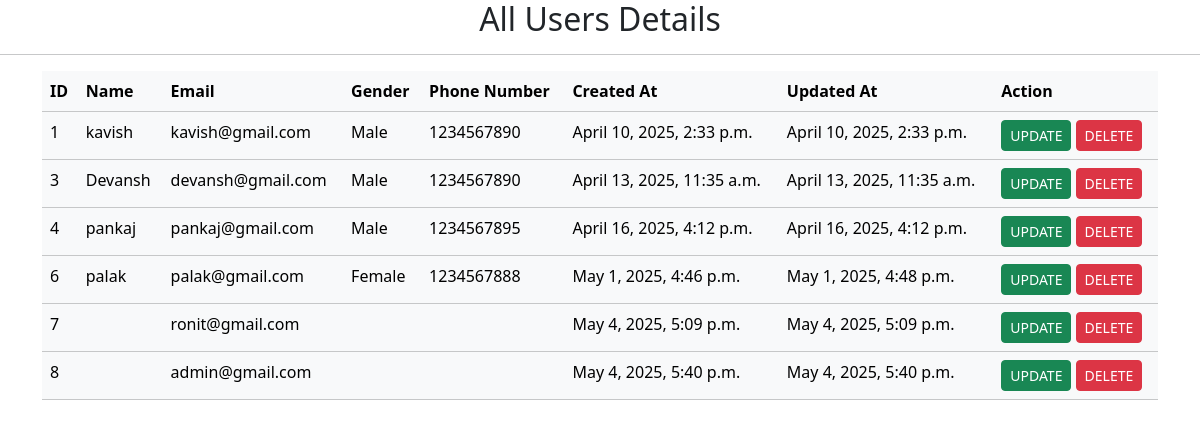
/allprofile/ (signed in), run on an earlier commit of the app's database.
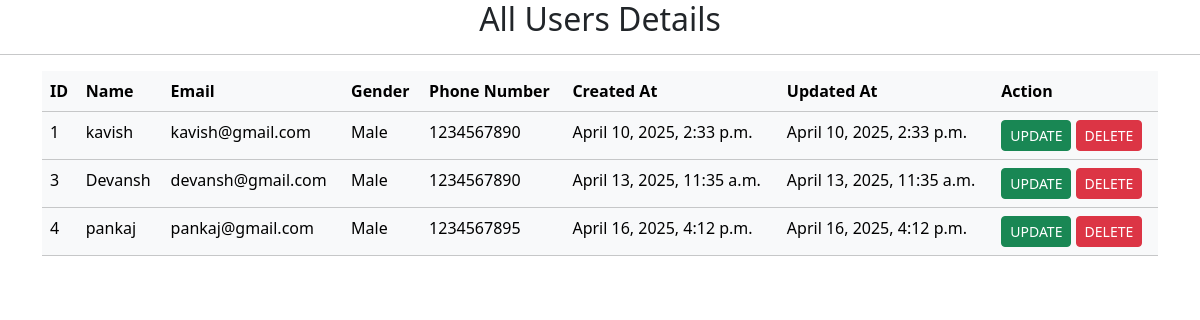
And on a later commit of the database.
### AuthApp/models.py (models this page shows, shortened)
class AppUser(AbstractUser):
    GENDER_CHOICES = (
        ('Male', 'Male'),
        ('Female', 'Female'),
        ('Other', 'Other'),
    )
    email = models.EmailField(unique=True)
    name = models.CharField(max_length=100)
    phone = models.CharField(max_length=10,validators=[MinLengthValidator(10)])
    created_at = models.DateTimeField(auto_now_add=True , null=True)
    updated_at = models.DateTimeField(auto_now=True , null=True)
    gender = models.CharField(max_length=10, choices=GENDER_CHOICES)
    username= None
    objects = AppUserManager()
    USERNAME_FIELD = 'email'
    REQUIRED_FIELDS = ['name', 'phone', 'gender']

### AuthApp/views.py (the view)
# urls.py: path('allprofile/', views.all_profile_view, name='allprofile'),
@login_required
def all_profile_view(request):
    users = AppUser.objects.all()
    return render(request, 'all_profile.html' , context={'users':users})

### AuthApp/templates/all_profile.html (shortened to what this page needs)
<!DOCTYPE html>
<html lang="en">
<head>
    <link href="https://cdn.jsdelivr.net/npm/bootstrap@5.3.5/dist/css/bootstrap.min.css" rel="stylesheet">
</head>
<body>
    {% if users %}
    <h2 class="text-center">All Users Details</h2>
    <hr>
    <div class="container">
        <table class="table table-light">
            <tr>
                <th>ID</th>
                <th>Name</th>
                <th>Email</th>
                <th>Gender</th>
                <th>Phone Number</th>
                <th>Created At</th>
                <th>Updated At</th>
                <th>Action</th>
            </tr>
            {% for user in users %}
            <tr>
                <td>{{user.id}}</td>
                <td>{{user.name}}</td>
                <td>{{user.email}}</td>
                <td>{{user.gender}}</td>
                <td>{{user.phone}}</td>
                <td>{{user.created_at}}</td>
                <td>{{user.updated_at}}</td>
                <td>
                    <a href="#" class="btn btn-success btn-sm">UPDATE</a>
                    <a href="{% url 'delete_user' user.id %}" class="btn btn-danger btn-sm" onclick="return confirm('Are you sure you want to delete this user?');">DELETE</a>
                </td>
            </tr>
            {% endfor %}
        </table>
    </div>
    {% else %}
    <h2>Oops!! , No User Found</h2>
    {% endif %}
</body>
</html>

What changed in the data, as far as the page shows it:
removed AppUser: id "6", name "palak", email "palak@gmail.com", gender "Female", phone "1234567888", created_at "May 1, 2025, 4:46 p.m.", updated_at "May 1, 2025, 4:48 p.m."
removed AppUser: id "7", email "ronit@gmail.com", created_at "May 4, 2025, 5:09 p.m.", updated_at "May 4, 2025, 5:09 p.m."
removed AppUser: id "8", email "admin@gmail.com", created_at "May 4, 2025, 5:40 p.m.", updated_at "May 4, 2025, 5:40 p.m."
